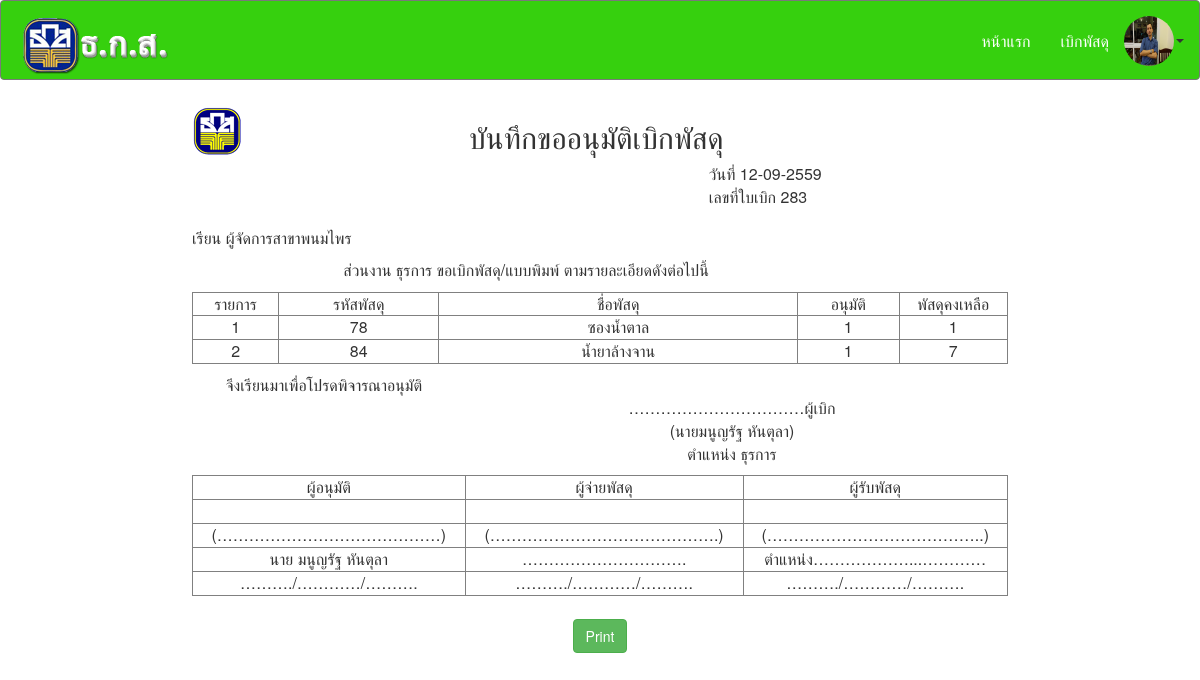
The app's page /source/main.php?mn=report_ream_detail&o_id=283 (signed in) with its own data.
### tables this page shows
CREATE TABLE `user` (
  `u_id` int(2) NOT NULL auto_increment,
  `title_name` varchar(6) NOT NULL,
  `name` varchar(30) NOT NULL default 'ชื่อ',
  `lastname` varchar(30) NOT NULL default 'นามสกุล',
  `sex` varchar(5) NOT NULL default 'เพศ',
  `address` varchar(150) NOT NULL default 'ที่อยู่',
  `phone` varchar(10) NOT NULL,
  `FilesName` varchar(100) NOT NULL default 'รูปพนักงาน',
  `username` varchar(10) NOT NULL,
  `password` varchar(10) NOT NULL default 'รหัสผ่าน',
  `d_id` varchar(1) NOT NULL,
  `status` varchar(1) NOT NULL,
  `status_work` varchar(1) NOT NULL,
  PRIMARY KEY  (`u_id`)
);

CREATE TABLE `orders` (
  `o_id` int(2) NOT NULL auto_increment,
  `o_date` varchar(10) NOT NULL,
  `u_id` int(2) NOT NULL,
  `a_date` varchar(10) NOT NULL,
  `name_a` varchar(30) NOT NULL,
  `st_id` varchar(1) NOT NULL,
  PRIMARY KEY  (`o_id`)
);

CREATE TABLE `orders_detail` (
  `d_id` int(2) NOT NULL auto_increment,
  `o_id` int(2) NOT NULL,
  `p_id` int(2) NOT NULL,
  `s_qty` int(3) NOT NULL,
  `o_reciveo` varchar(3) NOT NULL,
  PRIMARY KEY  (`d_id`)
);

CREATE TABLE `division` (
  `d_id` int(2) NOT NULL auto_increment,
  `danme` varchar(50) NOT NULL,
  PRIMARY KEY  (`d_id`)
);

CREATE TABLE `stock` (
  `p_id` int(2) NOT NULL auto_increment,
  `pname` varchar(20) NOT NULL,
  `stock` varchar(5) NOT NULL,
  `price` varchar(5) NOT NULL,
  `Picture` varchar(100) NOT NULL,
  `date` varchar(10) NOT NULL,
  `c_id` int(1) NOT NULL,
  `s_id` int(1) NOT NULL,
  `su_id` int(1) NOT NULL,
  PRIMARY KEY  (`p_id`)
);

### source/report_ream_detail.php (the view, shortened to what this page needs)
<!DOCTYPE html>
<html lang="en">
<head>
</head>
<body>
<?
$sql = "select * from orders inner join user on (orders.u_id = user.u_id) inner join division on (user.d_id = division.d_id) inner join orders_detail on (orders.o_id = orders_detail.o_id) inner join stock on (orders_detail .p_id = stock.p_id) and (orders .o_id = '".$_GET["o_id"]."')";
$result = mysql_query($sql) or die (mysql_error());
$show = mysql_fetch_array($result);
$sql2 = "select * from orders inner join orders_detail on (orders.o_id = orders_detail.o_id) inner join stock on (orders_detail .p_id = stock.p_id) and (orders .o_id = '".$_GET["o_id"]."')";
$result2 = mysql_query($sql2) or die (mysql_error());
?>
<table width="816" border="0" align="center" cellpadding="0" cellspacing="0">
  <tr>
    <td width="277"><img src="myfile/logod.png" style="float: left"></td>
    <td width="509"><h2>บันทึกขออนุมัติเบิกพัสดุ</h2></td>
    <td width="30">&nbsp;</td>
  </tr>
</table>
<table width="816" border="0" align="center" cellpadding="0" cellspacing="0">
  <tr>
    <td width="551" height="27">&nbsp;</td>
    <td width="318"> วันที่ <?=$show["a_date"];?><p>
    เลขที่ใบเบิก <?=$show["o_id"];?></td>
  </tr>
  <tr>
    <td height="40">เรียน  ผู้จัดการสาขาพนมไพร</td>
    <td>&nbsp;</td>
  </tr>
  <tr>
    <td align="right">ส่วนงาน  <?=$show["danme"];?>  ขอเบิกพัสดุ/แบบพิมพ์  ตามรายละเอียดดังต่อไปนี้</td>
    <td>&nbsp;</td>
  </tr>
</table><p/>
<table width="816" border="1" align="center" cellpadding="0" cellspacing="0">
  <tr>
    <td width="85" align="center">รายการ</td>
    <td width="158" align="center">รหัสพัสดุ</td>
    <td width="354" align="center">ชื่อพัสดุ</td>
    <td width="100" align="center">อนุมัติ</td>
    <td width="107" align="center">พัสดุคงเหลือ</td>
  </tr>
  <tr>
<?
while($shows = mysql_fetch_array($result2)){
$i1++;
?>
    <td align="center"><?=$i1;?></td>
    <td align="center"><?=$shows['p_id'];?></td>
    <td align="center"><?=$shows["pname"]; ?></td>
    <td align="center"><?=$shows["o_reciveo"]; ?></td>
    <td align="center"><?=$shows["stock"];?></td>
  </tr>
<?
}
?>
</table>
<table width="816" border="0" align="center" cellpadding="0" cellspacing="0">
  <tr>
    <td width="264" align="center">จึงเรียนมาเพื่อโปรดพิจารณาอนุมัติ</td>
    <td width="230">&nbsp;</td>
    <td width="322">&nbsp;</td>
  </tr>
  <tr>
    <td>&nbsp;</td>
    <td colspan="2" align="center">
    ……………………………ผู้เบิก</td>
  </tr>
  <tr>
    <td>&nbsp;</td>
    <td colspan="2" align="center">(<?=$show["title_name"];echo $show["name"];?>&nbsp;<? echo $show["lastname"];?>)</td>
  </tr>
  <tr>
    <td>&nbsp;</td>
    <td colspan="2" align="center">ตำแหน่ง&nbsp;<?=$show["danme"];?></td>
  </tr>
</table><p/>
<table width="816" border="1" align="center" cellpadding="0" cellspacing="0">
  <tr>
    <td align="center">ผู้อนุมัติ</td>
    <td align="center">ผู้จ่ายพัสดุ</td>
    <td align="center">ผู้รับพัสดุ</td>
  </tr>
  <tr>
    <td align="center">&nbsp;</td>
    <td align="center">&nbsp;</td>
    <td align="center">&nbsp;</td>
  </tr>
  <tr>
    <td align="center">(……………………………………)</td>
    <td align="center">(…………………………………….)</td>
    <td align="center">(…………………………………..)</td>
  </tr>
  <tr>
    <td align="center"><?=$row_show["title_name"];?>&nbsp;<?=$row_show["name"];?>&nbsp;<?=$row_show["lastname"];?></td>
    <td align="center">………………………….</td>
    <td align="center">ตำแหน่ง………………...…………</td>
  </tr>
  <tr>
    <td align="center">………./…………/……….</td>
    <td align="center">………./…………/……….</td>
    <td align="center">………./…………/……….</td>
  </tr>
</table>
<br>
<center><p><input type="button" class="btn btn-success" name="Button" value="Print" onclick="javascript:this.style.display='none';window.print();"></p></center>
</body>
</html>

### source/main.php (shortened to what this page needs)
<?
if($_SESSION["u_id"] !==""){
$id = $_SESSION["u_id"];
$sql_show = "select * from user inner join division on (user.d_id = division.d_id) where u_id = '$id'";
$result_show = mysql_query($sql_show) or die(mysql_error());
$row_show = mysql_fetch_array($result_show);
}
?>
<!DOCTYPE html>
<html lang="en">
  <head>
    <link href="./css/bootstrap.css" rel="stylesheet" type="text/css">
    <link href="css/hover.css" rel="stylesheet" media="all">
    <link rel="stylesheet" type="text/css" href="css/animate.css">
    <link rel="stylesheet" type="text/css" href="css/prettyPhoto.css">
  </head>
  <body>
    <nav class="navbar navbar-default">
  <div class="container-fluid">
    <div class="navbar-header">
      <a class="navbar-brand" href="main.php"><img src="myfile/logo.png" alt="..."></a>
    </div>
    <div class="collapse navbar-collapse" id="bs-example-navbar-collapse-1">
      <ul class="nav navbar-nav navbar-right">
         <li><a href="main.php">หน้าแรก</a></li>
                        <? $s = "select count(o_id) as o_id from orders where st_id = 1";
							$r = mysql_query($s) or die(mysql_error());
							$s1 = "select count(p_id) as p_id from stock where stock <= 10";
							$r1 = mysql_query($s1) or die(mysql_error());
							$s3 = "SELECT COUNT( bo_id ) AS bo_id FROM buy_orders_detail WHERE b_st =  'w';";
							$r3 = mysql_query($s3) or die(mysql_error());
						if($row_show["status"]=="0"){
						?>
                        <li><a href="main.php?mn=ream">เบิกพัสดุ</a></li>
	    				<li><a href="main.php?mn=view_ream">ระบบเบิกพัสดุ<span class="label label-danger label-as-badge"><? while($sh = mysql_fetch_array($r)){echo $sh["o_id"];}?>
                        </span></a></li>
	    				<li class="dropdown">
	    					<a href="#" class="dropdown-toggle" data-toggle="dropdown">ระบบพนักงาน<b class="caret"></b></a>
	    					<ul class="dropdown-menu">
	    						<li><a href="main.php?mn=member">เพิ่มพนักงาน</a></li>
	    						<li><a href="main.php?mn=viewuser">ข้อมูลพนักงาน</a></li>
                                <li><a href="main.php?mn=division">แผนก</a></li>
	    					</ul>
	    				</li>
                        <li class="dropdown">
	    					<a href="#" class="dropdown-toggle" data-toggle="dropdown">ระบบสั่งซื้อพัสดุ<b class="caret"></b></a>
	    					<ul class="dropdown-menu">
	    						<li><a href="main.php?mn=add_order">สั่งซื้อพัสดุ</a></li>
	    						<li><a href="main.php?mn=view_add_order">รายการสั่งซื้อพัสดุ</a></li>
                                <li><a href="main.php?mn=add_supplier">ตัวแทนจำหน่าย</a></li>
	    					</ul>
	    				</li>
                        <li class="dropdown">
	    					<a href="#" class="dropdown-toggle" data-toggle="dropdown">ระบบรับพัสดุ<b class="caret"></b></a>
	    					<ul class="dropdown-menu">
	    						<li><a href="main.php?mn=check_order">รับพัสดุ</a></li>
	    						<li><a href="main.php?mn=addproduct">แก้ไขพัสดุ</a></li>
                                <li><a href="main.php?mn=unit">หน่วยนับพัสดุ</a></li>
	    					</ul>
	    				</li>
                        <li class="dropdown">
	    					<a href="#" class="dropdown-toggle" data-toggle="dropdown">ระบบคงคลัง <b class="caret"></b></a>
	    					<ul class="dropdown-menu">
	    						<li><a href="main.php?mn=report_view_row_stock">พัสดุใกล้หมด<span class="label label-danger label-as-badge"><? while($sh1 = mysql_fetch_array($r1)){echo $sh1["p_id"];}?></span></a></li>
	    						<li><a href="main.php?mn=receivable">พัสดุค้างรับ<span class="label label-danger label-as-badge"><? while($sh3 = mysql_fetch_array($r3)){echo $sh3["bo_id"];}?></span></a></li>
                                <li><a href="main.php?mn=report_view_inventory">พัสดุคงคลัง<span class="label label-danger label-as-badge"></span></a></li>
	    					</ul>
	    				</li>
                        <li class="dropdown">
	    					<a href="#" class="dropdown-toggle" data-toggle="dropdown">รายงาน <b class="caret"></b></a>
	    					<ul class="dropdown-menu">
	    						<li><a href="main.php?mn=report_view_user">รายงานข้อมูลพนักงาน</a></li>
	    						<li><a href="main.php?mn=report_view_ream">รายงานการขอเบิกพัสดุ</a></li>
	    						<li><a href="main.php?mn=report_buy_order">รายงานการสั่งซื้อพัสดุ</a></li>
	    						<li><a href="main.php?mn=report_view_addproduct">รายงานการรับพัสดุ</a></li>
								<li><a href="main.php?mn=report_view_inventory">รายงานพัสดุคงคลัง</a></li>
                                <li><a href="main.php?mn=report_view_stale">รายงานพัสดุค้างรับ</a></li>
	    					</ul>
	    				</li>
						<?
						}elseif($row_show["status"]=="1"){
						?>
	    				<li><a href="main.php?mn=ream">เบิกพัสดุ</a></li>
                        <?
						}
						?>
	    				<li class="dropdown">
	    					<div class="dropdown-toggle" data-toggle="dropdown"><img class="img-circle hvr-bounce-in" src="myfile/<? echo $row_show['FilesName']; ?>" width="50px" height="50px" border="0"/><b class="caret"></b></div>
	    					</ul>
    </div>
  </div>
</nav>
<?
include('cass.php');
?>
  </body>
</html>

### source/cass.php
<? if($_GET['mn']==""){
		  include("center.php");
      	}elseif($_GET['mn']=="member"){
          include("member.php");
    	}elseif($_GET['mn']=="viewuser"){
          include("viewuser.php");
	    }elseif($_GET['mn']=="editaccount"){
          include("editaccount.php");
	    }elseif($_GET['mn']=="edituser"){
          include("edituser.php");
	    }elseif($_GET['mn']=="addproduct"){
          include("addproduct.php");
	    }elseif($_GET['mn']=="viewproduct"){
          include("viewproduct.php");
	    }elseif($_GET['mn']=="editstock"){
          include("editstock.php");
	    }elseif($_GET['mn']=="ream"){
          include("ream.php");
	    }elseif($_GET['mn']=="view_orders"){
          include("view_orders.php");
	    }elseif($_GET['mn']=="view_orders_detail"){
          include("view_orders_detail.php");
	    }elseif($_GET['mn']=="view_addproduct"){
          include("view_addproduct.php");
	    }elseif($_GET['mn']=="view_ream"){
          include("view_ream.php");
	    }elseif($_GET['mn']=="view_ream_detail"){
          include("view_ream_detail.php");
	    }elseif($_GET['mn']=="add_order"){
          include("add_order.php");
	    }elseif($_GET['mn']=="report_view_user"){
          include("report_view_user.php");
	    }elseif($_GET['mn']=="report_view_ream"){
          include("report_view_ream.php");
	    }elseif($_GET['mn']=="report_view_inventory"){
          include("report_view_inventory.php");
	    }elseif($_GET['mn']=="report_view_addproduct"){
          include("report_view_addproduct.php");
	    }elseif($_GET['mn']=="report_view_row_stock"){
          include("report_view_row_stock.php");
	    }elseif($_GET['mn']=="view_add_order"){
          include("view_add_order.php");
	    }elseif($_GET['mn']=="view_add_order_detail"){
          include("view_add_order_detail.php");
	    }elseif($_GET['mn']=="check_add_order"){
          include("check_add_order.php");
	    }elseif($_GET['mn']=="save_check_add_order"){
          include("save_check_add_order.php");
	    }elseif($_GET['mn']=="check_order"){
          include("check_order.php");
	    }elseif($_GET['mn']=="edit_check_add_order"){
          include("edit_check_add_order.php");
	    }elseif($_GET['mn']=="report_buy_order"){
          include("report_buy_order.php");
	    }elseif($_GET['mn']=="receivable"){
          include("receivable.php");
	    }elseif($_GET['mn']=="report_ream_detail"){
          include("report_ream_detail.php");
	    }elseif($_GET['mn']=="save_ream_detail"){
          include("save_ream_detail.php");
	    }elseif($_GET['mn']=="report_add_order_detail"){
          include("report_add_order_detail.php");
	    }elseif($_GET['mn']=="report_view_stale"){
          include("report_view_stale.php");
	    }elseif($_GET['mn']=="add_supplier"){
          include("add_supplier.php");
	    }elseif($_GET['mn']=="division"){
          include("division.php");
	    }elseif($_GET['mn']=="report"){
          include("report.php");
	    }elseif($_GET['mn']=="unit"){
          include("unit.php");
	    }
?>

### records on screen
user: FilesName (picture), title_name "นาย", name "มนูญรัฐ", lastname "หันตุลา"
orders: a_date "12-09-2559"
orders_detail: o "283", p.p_id "78", p.pname "ซองน้ำตาล", o_reciveo "1", p.stock "1"
division: danme "ธุรการ"
orders_detail: p.p_id "84", p.pname "น้ำยาล้างจาน", o_reciveo "1", p.stock "7"
